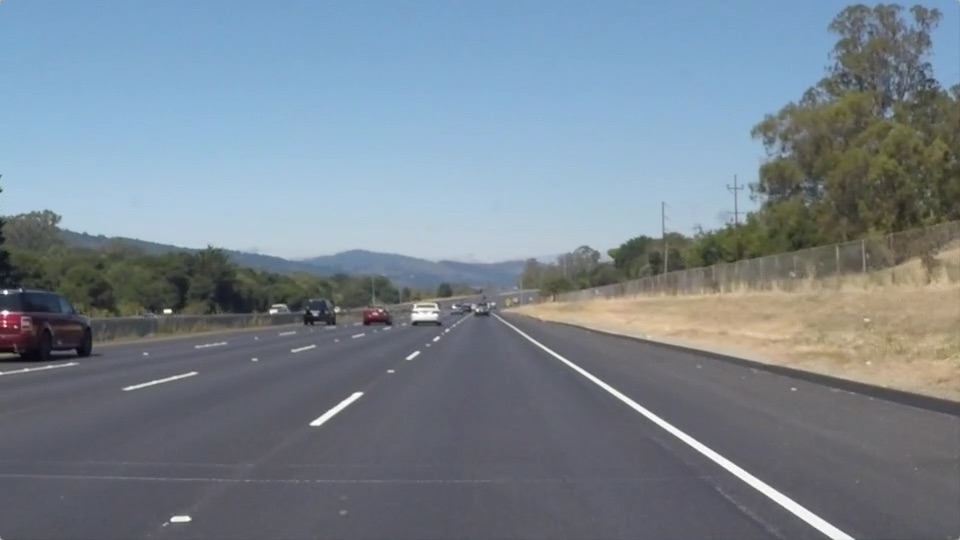
#> input picture car-lane-lines/test_images/solidWhiteRight.jpg, 960 x 540 px
$ jupyter execute --allow-errors P1.ipynb   (shell and % lines are left out)
#> lines starting #> are read from the running program, lines starting #| are printed output that depends on the picture; after the words box and inside, x2 and y2 are one past the last pixel; in counts of white or black regions, pixels touching at a corner belong together
# Self-Driving Car Engineer Nanodegree

## Project: **Finding Lane Lines on the Road**
***
In this project, you will use the tools you learned about in the lesson to identify lane lines on the road.  You can develop your pipeline on a series of individual images, and later apply the result to a video stream (really just a series of images). Check out the video clip "raw-lines-example.mp4" (also contained in this repository) to see what the output should look like after using the helper functions below.

Once you have a result that looks roughly like "raw-lines-example.mp4", you'll need to get creative and try to average and/or extrapolate the line segments you've detected to map out the full extent of the lane lines.  You can see an example of the result you're going for in the video "P1_example.mp4".  Ultimately, you would like to draw just one line for the left side of the lane, and one for the right.

In addition to implementing code, there is a brief writeup to complete. The writeup should be completed in a separate file, which can be either a markdown file or a pdf document. There is a [write up template](https://github.com/udacity/CarND-LaneLines-P1/blob/master/writeup_template.md) that can be used to guide the writing process. Completing both the code in the Ipython notebook and the writeup template will cover all of the [rubric points](https://review.udacity.com/#!/rubrics/322/view) for this project.

---
Let's have a look at our first image called 'test_images/solidWhiteRight.jpg'.  Run the 2 cells below (hit Shift-Enter or the "play" button above) to display the image.

**Note: If, at any point, you encounter frozen display windows or other confounding issues, you can always start again with a clean slate by going to the "Kernel" menu above and selecting "Restart & Clear Output".**

---

**The tools you have are color selection, region of interest selection, grayscaling, Gaussian smoothing, Canny Edge Detection and Hough Tranform line detection.  You  are also free to explore and try other techniques that were not presented in the lesson.  Your goal is piece together a pipeline to detect the line segments in the image, then average/extrapolate them and draw them onto the image for display (as below).  Once you have a working pipeline, try it out on the video stream below.**

---

<figure>

 <figcaption>
 <p></p>
 <p style="text-align: center;"> Your output should look something like this (above) after detecting line segments using the helper functions below </p>
 </figcaption>
</figure>
 <p></p>
<figure>

 <figcaption>
 <p></p>
 <p style="text-align: center;"> Your goal is to connect/average/extrapolate line segments to get output like this</p>
 </figcaption>
</figure>

**Run the cell below to import some packages.  If you get an `import error` for a package you've already installed, try changing your kernel (select the Kernel menu above --> Change Kernel).  Still have problems?  Try relaunching Jupyter Notebook from the terminal prompt.  Also, consult the forums for more troubleshooting tips.**

## Import Packages

[cell 1]
#importing some useful packages
import matplotlib.pyplot as plt
import matplotlib.image as mpimg
import numpy as np
import cv2

## Read in an Image

[cell 2]
#reading in an image
image = mpimg.imread('test_images/solidWhiteRight.jpg')
#> image is the input picture: shape (540, 960, 3); mean R, G, B 120.3, 132.6, 143.7

#printing out some stats and plotting
print('This image is:', type(image), 'with dimensions:', image.shape)
#| This image is: <class 'numpy.ndarray'> with dimensions: (540, 960, 3)
plt.imshow(image)  # if you wanted to show a single color channel image called 'gray', for example, call as plt.imshow(gray, cmap='gray')

## Ideas for Lane Detection Pipeline

**Some OpenCV functions (beyond those introduced in the lesson) that might be useful for this project are:**

`cv2.inRange()` for color selection
`cv2.fillPoly()` for regions selection
`cv2.line()` to draw lines on an image given endpoints
`cv2.addWeighted()` to coadd / overlay two images
`cv2.cvtColor()` to grayscale or change color
`cv2.imwrite()` to output images to file
`cv2.bitwise_and()` to apply a mask to an image

**Check out the OpenCV documentation to learn about these and discover even more awesome functionality!**

## Helper Functions

Below are some helper functions to help get you started. They should look familiar from the lesson!

[cell 3]
import math
from scipy import optimize

def grayscale(img):
    """Applies the Grayscale transform
    This will return an image with only one color channel
    but NOTE: to see the returned image as grayscale
    (assuming your grayscaled image is called 'gray')
    you should call plt.imshow(gray, cmap='gray')"""
    return cv2.cvtColor(img, cv2.COLOR_RGB2GRAY)
    # Or use BGR2GRAY if you read an image with cv2.imread()
    # return cv2.cvtColor(img, cv2.COLOR_BGR2GRAY)

def canny(img, low_threshold, high_threshold):
    """Applies the Canny transform"""
    return cv2.Canny(img, low_threshold, high_threshold)

def gaussian_blur(img, kernel_size):
    """Applies a Gaussian Noise kernel"""
    return cv2.GaussianBlur(img, (kernel_size, kernel_size), 0)

def region_of_interest(img, vertices):
    """
    Applies an image mask.

    Only keeps the region of the image defined by the polygon
    formed from `vertices`. The rest of the image is set to black.
    """
    #defining a blank mask to start with
    mask = np.zeros_like(img)

    #defining a 3 channel or 1 channel color to fill the mask with depending on the input image
    if len(img.shape) > 2:
        channel_count = img.shape[2]  # i.e. 3 or 4 depending on your image
        ignore_mask_color = (255,) * channel_count
    else:
        ignore_mask_color = 255

    #filling pixels inside the polygon defined by "vertices" with the fill color
    cv2.fillPoly(mask, vertices, ignore_mask_color)

    #returning the image only where mask pixels are nonzero
    masked_image = cv2.bitwise_and(img, mask)
    return masked_image

def linear_fit(x, a, b):
    return a * x + b

def draw_lines(img, lines, color=[255, 0, 0], thickness=2):
    """
    NOTE: this is the function you might want to use as a starting point once you want to
    average/extrapolate the line segments you detect to map out the full
    extent of the lane (going from the result shown in raw-lines-example.mp4
    to that shown in P1_example.mp4).

    Think about things like separating line segments by their
    slope ((y2-y1)/(x2-x1)) to decide which segments are part of the left
    line vs. the right line.  Then, you can average the position of each of
    the lines and extrapolate to the top and bottom of the lane.

    This function draws `lines` with `color` and `thickness`.
    Lines are drawn on the image inplace (mutates the image).
    If you want to make the lines semi-transparent, think about combining
    this function with the weighted_img() function below
    """
    right_x,right_y,left_x,letf_y=[],[],[],[]
    for line in lines:
        for x1,y1,x2,y2 in line:
            cv2.line(img, (x1, y1), (x2, y2), color, thickness)

def draw_lines_updated(img, lines, color=[255, 0, 0], thickness=2):
    right_x,right_y,left_x,left_y=[],[],[],[]
    for line in lines:
        for x1,y1,x2,y2 in line:
            if ((y2-y1)/(x2-x1))<0:
                "right_line"
                right_x.append(x1)
                right_x.append(x2)
                right_y.append(y1)
                right_y.append(y2)
            elif ((y2-y1)/(x2-x1))>0:
                "left_line"
                left_x.append(x1)
                left_x.append(x2)
                left_y.append(y1)
                left_y.append(y2)

    right_a, right_b = optimize.curve_fit(linear_fit, np.array(right_x), np.array(right_y))[0]
    right_x1 = int((img.shape[0] - right_b)/right_a)
    right_y1 = img.shape[0]
    right_x2 = int((0 - right_b)/right_a)
    right_y2 = 0
    cv2.line(img, (right_x1, right_y1), (right_x2, right_y2), color, thickness)

    left_a, left_b = optimize.curve_fit(linear_fit, np.array(left_x), np.array(left_y))[0]
    left_x1 = int((img.shape[0] - left_b)/left_a)
    left_y1 = img.shape[0]
    left_x2 = int((0 - left_b)/left_a)
    left_y2 = 0
    cv2.line(img, (left_x1, left_y1), (left_x2, left_y2), color, thickness)

def hough_lines(img, rho, theta, threshold, min_line_len, max_line_gap):
    """
    `img` should be the output of a Canny transform.

    Returns an image with hough lines drawn.
    """
    lines = cv2.HoughLinesP(img, rho, theta, threshold, np.array([]), minLineLength=min_line_len, maxLineGap=max_line_gap)
    line_img = np.zeros((img.shape[0], img.shape[1], 3), dtype=np.uint8)
    draw_lines(line_img, lines)
    return line_img

def hough_lines_updated(img, rho, theta, threshold, min_line_len, max_line_gap):
    lines = cv2.HoughLinesP(img, rho, theta, threshold, np.array([]), minLineLength=min_line_len, maxLineGap=max_line_gap)
    line_img = np.zeros((img.shape[0], img.shape[1], 3), dtype=np.uint8)
    draw_lines_updated(line_img, lines)
    return line_img
# Python 3 has support for cool math symbols.

def weighted_img(img, initial_img, α=0.8, β=1., λ=0.):
    """
    `img` is the output of the hough_lines(), An image with lines drawn on it.
    Should be a blank image (all black) with lines drawn on it.

    `initial_img` should be the image before any processing.

    The result image is computed as follows:

    initial_img * α + img * β + λ
    NOTE: initial_img and img must be the same shape!
    """
    return cv2.addWeighted(initial_img, α, img, β, λ)

## Test Images

Build your pipeline to work on the images in the directory "test_images"
**You should make sure your pipeline works well on these images before you try the videos.**

[cell 4]
import os
os.listdir("test_images/")

## Build a Lane Finding Pipeline

Build the pipeline and run your solution on all test_images. Make copies into the `test_images_output` directory, and you can use the images in your writeup report.

Try tuning the various parameters, especially the low and high Canny thresholds as well as the Hough lines parameters.

[cell 5]
# TODO: Build your pipeline that will draw lane lines on the test_images
# then save them to the test_images_output directory.
for img_name in os.listdir("test_images/"):
    img_dir = str("test_images/"+img_name)
    img = mpimg.imread(img_dir)
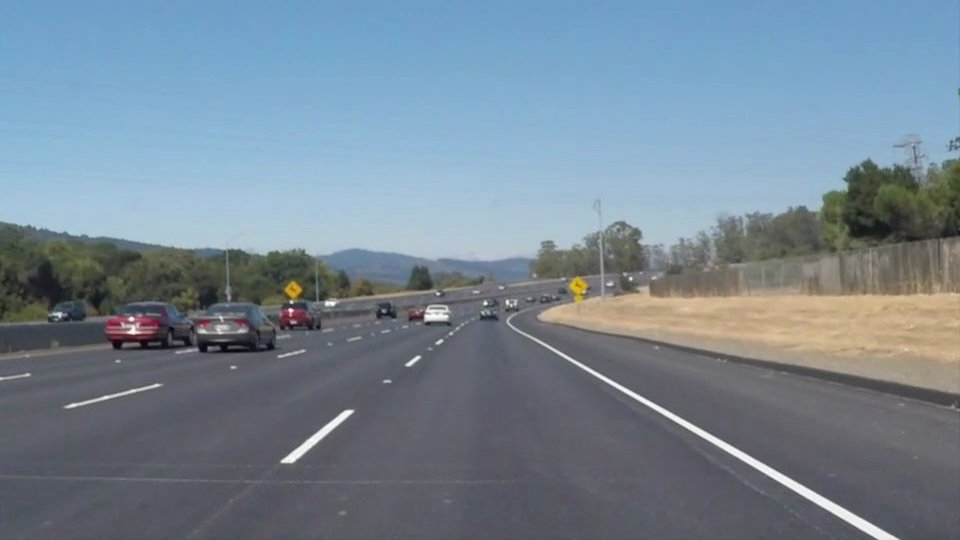
#> input picture car-lane-lines/test_images/solidWhiteCurve.jpg, 960 x 540 px
#> img is the input picture: shape (540, 960, 3); mean R, G, B 118.5, 134.5, 148.1
    test_img = np.copy(img)
    img_gray = grayscale(test_img)
    img_blur = gaussian_blur(img_gray, 15)
    img_edge = canny(img_blur, low_threshold=50, high_threshold=150)
    vertices = np.array([[(0,img_edge.shape[0]),(475, 300), (500, 300),(img_edge.shape[1],img_edge.shape[0])]],dtype=np.int32)
    img_masked = region_of_interest(img_edge, vertices)
#> in region_of_interest, `masked_image = cv2.bitwise_and(img, mask)`:
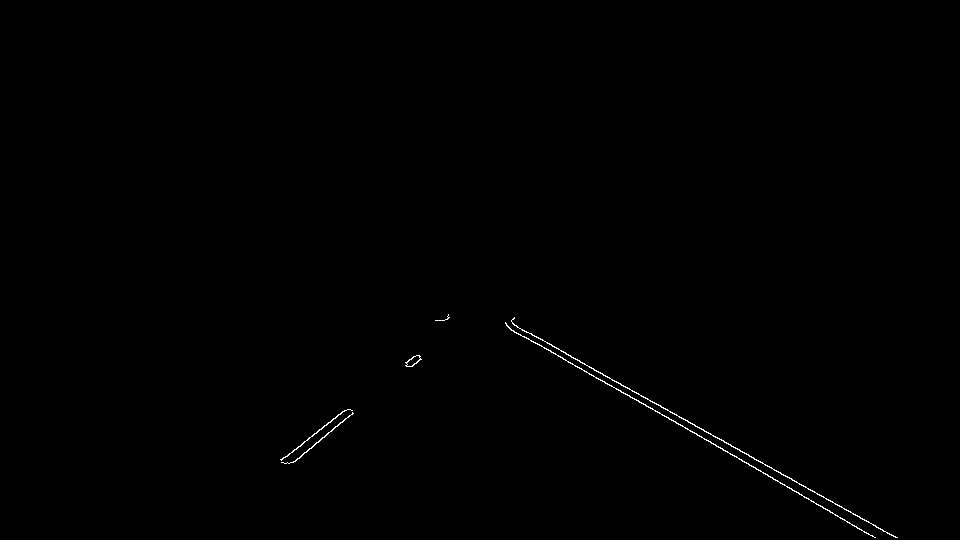
#> masked_image: shape (540, 960); 0.28% white in thin lines or dots, all inside (x1, y1, x2, y2) = (280, 314, 898, 538)
    img_lined1 = hough_lines(img_masked, rho=2, theta=np.pi/180, threshold=20, min_line_len=20, max_line_gap=5)
#> in hough_lines, `lines = cv2.HoughLinesP(img, rho, theta, threshold, np.array([]), minL..`: lines = [[600, 379, 875, 537], [512, 323, 796, 481], [561, 351, 897, 537], [281, 460, 345, 410], [524, 336, 575, 366], [295, 461, 352, 413], [562, 357, 605, 383], [293, 462, 328, 432], [309, 437, 344, 410], [624, 393, 655, 411], [547, 349, 598, 378]]
#> the loop in draw_lines, `for line in lines:` made 11 passes
    img_lined2 = hough_lines_updated(img_masked, rho=2, theta=np.pi/180, threshold=20, min_line_len=20, max_line_gap=5)
#> the loop in draw_lines_updated, `for line in lines:` made 11 passes
#> after the loop in draw_lines_updated, `for line in lines:`: left_x = [600, 875, 512, 796, 561, 897, 524, 575, 562, 605, 624, 655, 547, 598]; left_y = [379, 537, 323, 481, 351, 537, 336, 366, 357, 383, 393, 411, 349, 378]; right_x = [281, 345, 295, 352, 293, 328, 309, 344]; right_y = [460, 410, 461, 413, 462, 432, 437, 410]
#> in draw_lines_updated, `right_a, right_b = optimize.curve_fit(linear_fit, np.array(right_x), n..`: right_a = -0.821; right_b = 697
#> in draw_lines_updated, `right_x1 = int((img.shape[0] - right_b)/right_a)`: right_x1 = 191
#> in draw_lines_updated, `right_x2 = int((0 - right_b)/right_a)`: right_x2 = 849
#> in draw_lines_updated, `left_a, left_b = optimize.curve_fit(linear_fit, np.array(left_x), np.a..`: left_a = 0.555; left_b = 44.74
#> in draw_lines_updated, `left_x1 = int((img.shape[0] - left_b)/left_a)`: left_x1 = 892
#> in draw_lines_updated, `left_x2 = int((0 - left_b)/left_a)`: left_x2 = -80
    img_weighted1 = weighted_img(img_lined1, img, α=0.8, β=1., λ=0.)
    img_weighted2 = weighted_img(img_lined2, img, α=0.8, β=1., λ=0.)
#> call 2 of weighted_img, with α = 0.8, β = 1, λ = 0
#> in weighted_img (call 2), `return cv2.addWeighted(initial_img, α, img, β, λ)`:
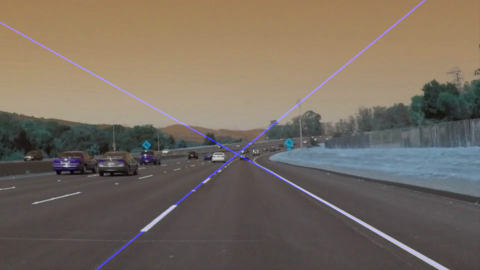
#> returned value: shape (540, 960, 3) (shown at 1/2 size); mean of channels 0, 1, 2 96.3, 107.6, 118.5; drawn as B, G, R
    plt.figure()
    plt.imshow(img_weighted1)
    plt.figure()
    plt.imshow(img_weighted2)
#mpimg.imsave("test_images_output/test-"+img_name+"-output.png", img_weighted)
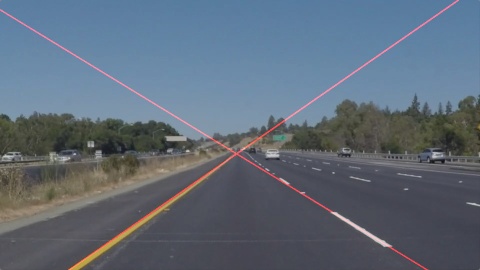
#> shown: shape (540, 960, 3) (shown at 1/2 size); mean R, G, B 94.8, 106.9, 120.6

## Test on Videos

You know what's cooler than drawing lanes over images? Drawing lanes over video!

We can test our solution on two provided videos:

`solidWhiteRight.mp4`

`solidYellowLeft.mp4`

**Note: if you get an import error when you run the next cell, try changing your kernel (select the Kernel menu above --> Change Kernel). Still have problems? Try relaunching Jupyter Notebook from the terminal prompt. Also, consult the forums for more troubleshooting tips.**

**If you get an error that looks like this:**
```
NeedDownloadError: Need ffmpeg exe.
You can download it by calling:
imageio.plugins.ffmpeg.download()
```
**Follow the instructions in the error message and check out [this forum post](https://discussions.udacity.com/t/project-error-of-test-on-videos/274082) for more troubleshooting tips across operating systems.**

[cell 6]
# Import everything needed to edit/save/watch video clips
from moviepy.editor import VideoFileClip
from IPython.display import HTML

[cell 7]
# [12 lines left out: function process_image, not called in this run]

Let's try the one with the solid white lane on the right first ...

[cell 8]
white_output = 'test_videos_output/solidWhiteRight.mp4'
#> white_output = 'test_videos_output/solidWhiteRight.mp4'
## To speed up the testing process you may want to try your pipeline on a shorter subclip of the video
## To do so add .subclip(start_second,end_second) to the end of the line below
## Where start_second and end_second are integer values representing the start and end of the subclip
## You may also uncomment the following line for a subclip of the first 5 seconds
##clip1 = VideoFileClip("test_videos/solidWhiteRight.mp4").subclip(0,5)
#> (the rest of this cell did not finish here and is left out)

Play the video inline, or if you prefer find the video in your filesystem (should be in the same directory) and play it in your video player of choice.

[cell 9]
HTML("""
<video width="960" height="540" controls>
  <source src="{0}">
</video>
""".format(white_output))

## Improve the draw_lines() function

**At this point, if you were successful with making the pipeline and tuning parameters, you probably have the Hough line segments drawn onto the road, but what about identifying the full extent of the lane and marking it clearly as in the example video (P1_example.mp4)?  Think about defining a line to run the full length of the visible lane based on the line segments you identified with the Hough Transform. As mentioned previously, try to average and/or extrapolate the line segments you've detected to map out the full extent of the lane lines. You can see an example of the result you're going for in the video "P1_example.mp4".**

**Go back and modify your draw_lines function accordingly and try re-running your pipeline. The new output should draw a single, solid line over the left lane line and a single, solid line over the right lane line. The lines should start from the bottom of the image and extend out to the top of the region of interest.**

[cell 10]
# [38 lines left out: functions draw_lines_improved, hough_lines_improved, not called in this run]

[cell 11]
# [9 lines left out: function process_image_improved, not called in this run]

Now for the one with the solid yellow lane on the left. This one's more tricky!

[cell 12]
yellow_output = 'test_videos_output/solidYellowLeft.mp4'
## To speed up the testing process you may want to try your pipeline on a shorter subclip of the video
## To do so add .subclip(start_second,end_second) to the end of the line below
## Where start_second and end_second are integer values representing the start and end of the subclip
## You may also uncomment the following line for a subclip of the first 5 seconds
##clip2 = VideoFileClip('test_videos/solidYellowLeft.mp4').subclip(0,5)
#> (the rest of this cell did not finish here and is left out)

[cell 13]
HTML("""
<video width="960" height="540" controls>
  <source src="{0}">
</video>
""".format(yellow_output))

## Writeup and Submission

If you're satisfied with your video outputs, it's time to make the report writeup in a pdf or markdown file. Once you have this Ipython notebook ready along with the writeup, it's time to submit for review! Here is a [link](https://github.com/udacity/CarND-LaneLines-P1/blob/master/writeup_template.md) to the writeup template file.

## Optional Challenge

Try your lane finding pipeline on the video below.  Does it still work?  Can you figure out a way to make it more robust?  If you're up for the challenge, modify your pipeline so it works with this video and submit it along with the rest of your project!

[cell 14]
def convert_image(image,cvt_type):
    if cvt_type == 'HSV':
        return cv2.cvtColor(image,cv2.COLOR_RGB2HSV)
    elif cvt_type=='HSL':
        return cv2.cvtColor(image,cv2.COLOR_RGB2HLS) # h l s

[cell 15]
def select_line_color(image):
    cvt_image=convert_image(image,'HSL')
    # yellow mask
    yellow_lower = np.uint8([10,0,100]) # h l s
    yellow_upper = np.uint8([40,255,255])
    yellow_mask = cv2.inRange(cvt_image,yellow_lower,yellow_upper)
    # white mask
    white_lower = np.array([0,200,0])
    white_upper = np.array([255,255,255])
    white_mask = cv2.inRange(cvt_image,white_lower,white_upper)
    # combine mask
    mask = cv2.bitwise_or(yellow_mask,white_mask)
    return cv2.bitwise_and(image,image,mask=mask)

[cell 16]
plt.imshow(select_line_color(mpimg.imread('test_images/solidYellowLeft.jpg')))
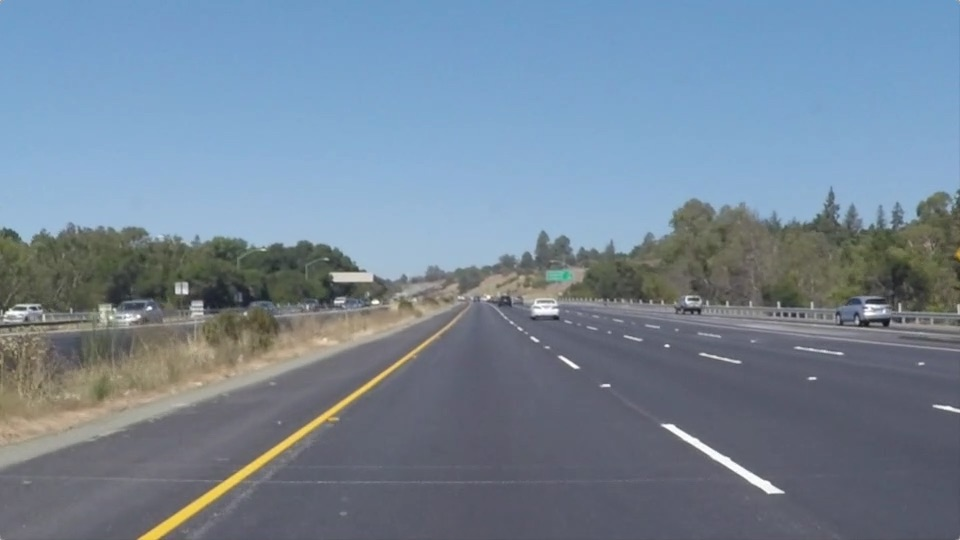
#> input picture car-lane-lines/test_images/solidYellowLeft.jpg, 960 x 540 px
#> in select_line_color, image is the input picture: shape (540, 960, 3); mean R, G, B 116.5, 133.6, 150.8
#> in select_line_color, `mask = cv2.bitwise_or(yellow_mask,white_mask)`:
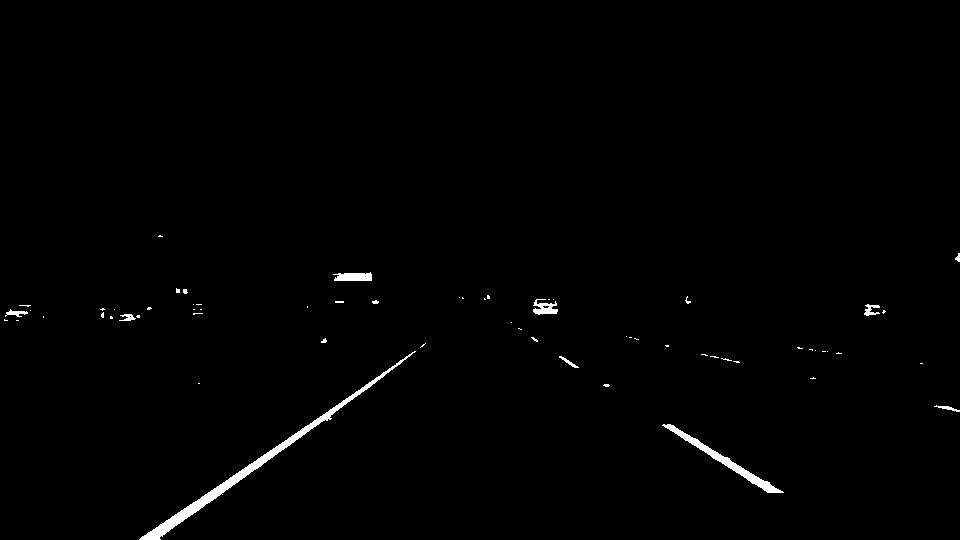
#> mask: shape (540, 960); 0.86% white; 63 white regions (51 under 20 px), largest, box (x1, y1, x2, y2) and area: (139, 351, 416, 540) 2200, (662, 424, 784, 493) 927, (333, 272, 372, 281) 286
